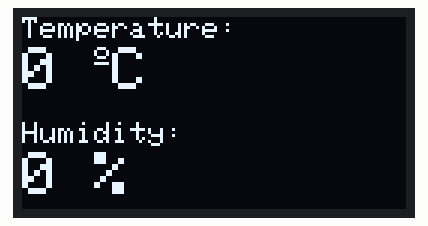
This sketch was run on a simulated ESP32. Parts: 128×64 one-colour display. WiFi joins after 1.5 s; servers stay silent unless stated; uploads are accepted with an empty reply; what the sketch prints to the serial monitor is not drawn.

Above: at 2.3 s.
At 2.8 s:
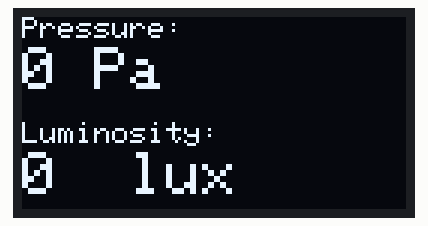
At 3.4 s:
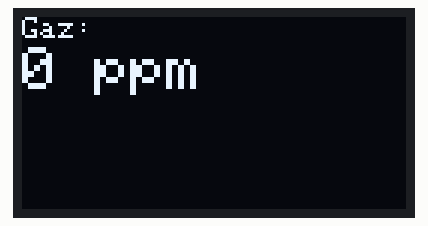

The sketch:

Sketch_server2.ino
```cpp
#include <SPI.h>
#include <Wire.h>
#include <Adafruit_GFX.h>
#include <Adafruit_SSD1306.h>
#include <WiFi.h>
#include <HTTPClient.h>
#include <PubSubClient.h>

#define SERVER_PORT 4080
const int serverPort = 4081;

const char* ssid = "iPhone";
const char* password = "1234aaaa";
/*
const char* ssid = "SFR_B8A8";
const char* password = "omar1234";
*/
String postData = "";
long start,endt;
WiFiServer TCPserver(SERVER_PORT);
const char* serverAddress ="172.20.10.5";
int ind1; // , locations
int ind2;
int ind3;
int ind4;
int ind5;
int ind100;
#define SCREEN_WIDTH 128 // OLED display width, in pixels
#define SCREEN_HEIGHT 64 // OLED display height, in pixels
WiFiClient TCPclient;
// Declaration for an SSD1306 display connected to I2C (SDA, SCL pins)
#define OLED_RESET     -1 // Reset pin # (or -1 if sharing Arduino reset pin)
Adafruit_SSD1306 display(SCREEN_WIDTH, SCREEN_HEIGHT, &Wire, OLED_RESET);

#define NUMFLAKES     10 // Number of snowflakes in the animation example

#define LOGO_HEIGHT   16
#define LOGO_WIDTH    16
/*
IPAddress local_IP(172,20,10,50);
// Set your Gateway IP address
IPAddress gateway(172,20,1, 1);

IPAddress subnet(255, 255, 0, 0);
IPAddress primaryDNS(8, 8, 8, 8);   //optional
IPAddress secondaryDNS(8, 8, 4, 4); //optional
*/
String repeat ="";
void setup()
 {
  Serial.begin(115200);
  Serial.print("ESP32 #2: TCP Server IP address: ");
  Serial.println(WiFi.localIP());
  // 24:DC:C3:C5:23:20
 //connect to wifi

   WiFi.begin(ssid, password);
   while (WiFi.status() != WL_CONNECTED) {
   delay(1000);
   Serial.println("Connecting to WiFi...");
   }
   Serial.println("Connected to WiFi");
//connect to display
 if(!display.begin(SSD1306_SWITCHCAPVCC, 0x3C)) {
    Serial.println(F("SSD1306 allocation failed"));
    for(;;); // Don't proceed, loop forever

  }
  display.clearDisplay();
  display.setTextColor(WHITE);
  /*
 if (!WiFi.config(local_IP, gateway, subnet, primaryDNS, secondaryDNS)) {
    Serial.println("STA Failed to configure");
  }
  */
  Serial.println("");
  Serial.println("WiFi connected.");
  Serial.println("IP address: ");
  Serial.println(WiFi.localIP());
 if (TCPclient.connect(serverAddress, serverPort)) {
    Serial.println("Connected to TCP server");
  } else {
    Serial.println("Failed to connect to TCP server");
  }
  TCPserver.begin();

 }
void loop() {

  String cc= "";
   String sensorData ="";

 WiFiClient client = TCPserver.available();

  if (client)
{

  String sensorData = client.readStringUntil('x');
  repeat= sensorData ;

if (sensorData.isEmpty())
{
    Serial.println("Data received but corrrupted");
  }
  else
  {

    Serial.print("ESP32 #2: - Received sensor data: ");
    Serial.println(sensorData);
 ind1 = sensorData.indexOf(',');  //finds location of first ,
     String tt =  sensorData.substring(0, ind1);   //captures first data String
     int t = tt.toInt();
     ind2 = sensorData.indexOf(',', ind1+1 );   //finds location of second ,
     String hh  = sensorData.substring(ind1+1, ind2+1);   //captures second data String
      int h = hh.toInt();
      ind3 = sensorData.indexOf(',', ind2+1 );
       String pp= sensorData.substring(ind2+1, ind3+1);
      int p = pp.toInt();
      ind4 = sensorData.indexOf(',', ind3+1 );
     String LL= sensorData.substring(ind3+1); //captures remain part of data after last ,
     int L= LL.toInt();
      ind5 = sensorData.indexOf(',', ind4+1 );
     String GG= sensorData.substring(ind4+1); //captures remain part of data after last ,
      int G= GG.toInt();


  // clear display
  display.clearDisplay();

  // display temperature
  display.setTextSize(1);
  display.setCursor(0,0);
  display.print("Temperature: ");
  display.setTextSize(2);
  display.setCursor(0,10);
  display.print(t);
  display.print(" ");
  display.setTextSize(1);
  display.cp437(true);
  display.write(167);
  display.setTextSize(2);
  display.print("C");

  // display humidity
  display.setTextSize(1);
  display.setCursor(0, 35);
  display.print("Humidity: ");
  display.setTextSize(2);
  display.setCursor(0, 45);
  display.print(h);
  display.print(" %");
  display.display();
  delay(500);
   display.clearDisplay();

  // display Pressure
  display.setTextSize(1);
  display.setCursor(0,0);
  display.print("Pressure: ");
  display.setTextSize(2);
  display.setCursor(0,10);
  display.print(p);
  display.print(" Pa");


// display Luninosity
  display.setTextSize(1);
  display.setCursor(0, 35);
  display.print("Luminosity: ");
  display.setTextSize(2);
  display.setCursor(0, 45);
  display.print(L);
  display.print("  lux");

  display.display();

  delay(500);
  display.clearDisplay();

// display Gaz
  display.setTextSize(1);
  display.setCursor(0,0);
  display.print("Gaz: ");
  display.setTextSize(2);
  display.setCursor(0,10);
  display.print(G);
  display.print(" ppm");

 display.display();
delay(500);


  }
     //Now we got the data, resend it back                  -_-_-_-_-_-_-_-_-

if (TCPclient.connect(serverAddress, serverPort))
     {
       Serial.println("Connected to TCP server");


      Serial.println("Data sent, Now receiving... :");
      Serial.println();
      String SD="33,33,33,33,33x";
      TCPclient.print(SD);


       TCPclient.flush();
    }
    else {
      Serial.println("Failed to reconnect to TCP server");
    }
}

ind1 = repeat.indexOf(',');  //finds location of first ,
     String tt =  repeat.substring(0, ind1);   //captures first data String
     int t = tt.toInt();
     ind2 = repeat.indexOf(',', ind1+1 );   //finds location of second ,
     String hh  = repeat.substring(ind1+1, ind2+1);   //captures second data String
      int h = hh.toInt();
      ind3 = repeat.indexOf(',', ind2+1 );
       String pp= repeat.substring(ind2+1, ind3+1);
      int p = pp.toInt();
      ind4 = repeat.indexOf(',', ind3+1 );
     String LL= repeat.substring(ind3+1); //captures remain part of data after last ,
     int L= LL.toInt();
      ind5 = repeat.indexOf(',', ind4+1 );
     String GG= repeat.substring(ind4+1); //captures remain part of data after last ,
      int G= GG.toInt();


   display.clearDisplay();

  // display temperature
  display.setTextSize(1);
  display.setCursor(0,0);
  display.print("Temperature: ");
  display.setTextSize(2);
  display.setCursor(0,10);
  display.print(t);
  display.print(" ");
  display.setTextSize(1);
  display.cp437(true);
  display.write(167);
  display.setTextSize(2);
  display.print("C");

  // display humidity
  display.setTextSize(1);
  display.setCursor(0, 35);
  display.print("Humidity: ");
  display.setTextSize(2);
  display.setCursor(0, 45);
  display.print(h);
  display.print(" %");
  display.display();
  delay(500);
   display.clearDisplay();

  // display Pressure
  display.setTextSize(1);
  display.setCursor(0,0);
  display.print("Pressure: ");
  display.setTextSize(2);
  display.setCursor(0,10);
  display.print(p);
  display.print(" Pa");


// display Luninosity
  display.setTextSize(1);
  display.setCursor(0, 35);
  display.print("Luminosity: ");
  display.setTextSize(2);
  display.setCursor(0, 45);
  display.print(L);
  display.print("  lux");

  display.display();

  delay(500);
  display.clearDisplay();

// display Gaz
  display.setTextSize(1);
  display.setCursor(0,0);
  display.print("Gaz: ");
  display.setTextSize(2);
  display.setCursor(0,10);
  display.print(G);
  display.print(" ppm");

 display.display();
delay(500);

if(WiFi.status()== WL_CONNECTED) {
  HTTPClient httpp;  //--> Declare object of class HTTPClient.
  int httpCode;     //--> Variables for HTTP return code.

    String pp="on";
     String v="on";
      String l1="on";
       String l2="on";
      // t=14,h=14,L=40,p=1000, G=15;
    postData = "&Temperature=" + String(t);
    postData += "&Humidity=" + String(h);
    postData += "&Luminosity=" + String(L);
    postData += "&Gaz=" + String(G);
    postData += "&Pressure=" + String(p);
    postData += "&Printer=" + pp;
    postData += "&Ventilator=" +v;
    postData += "&Led1=" + l1;
    postData += "&Led2=" + l2;
     Serial.println("Data to Post: ");
      Serial.println(postData);
    httpp.begin("http://172.20.10.4/iot/test.php");  //--> Specify request destination
    httpp.addHeader("Content-Type", "application/x-www-form-urlencoded");        //--> Specify content-type header
    httpCode = httpp.POST(postData); //--> Send the request
    httpp.end();  //--> Close connection
   // delay(500);
   Serial.println("Data post to MARIADB");

  }

}
```

Measured:
- by itself, everything shown: repeats every 1.8 s, in 3 steps
- what the display in image 0 shows lasts 0.5 s, from 2.3 s to 2.8 s
- what the display in image 2 shows lasts 0.7 s, from 3.3 s to 4.0 s
